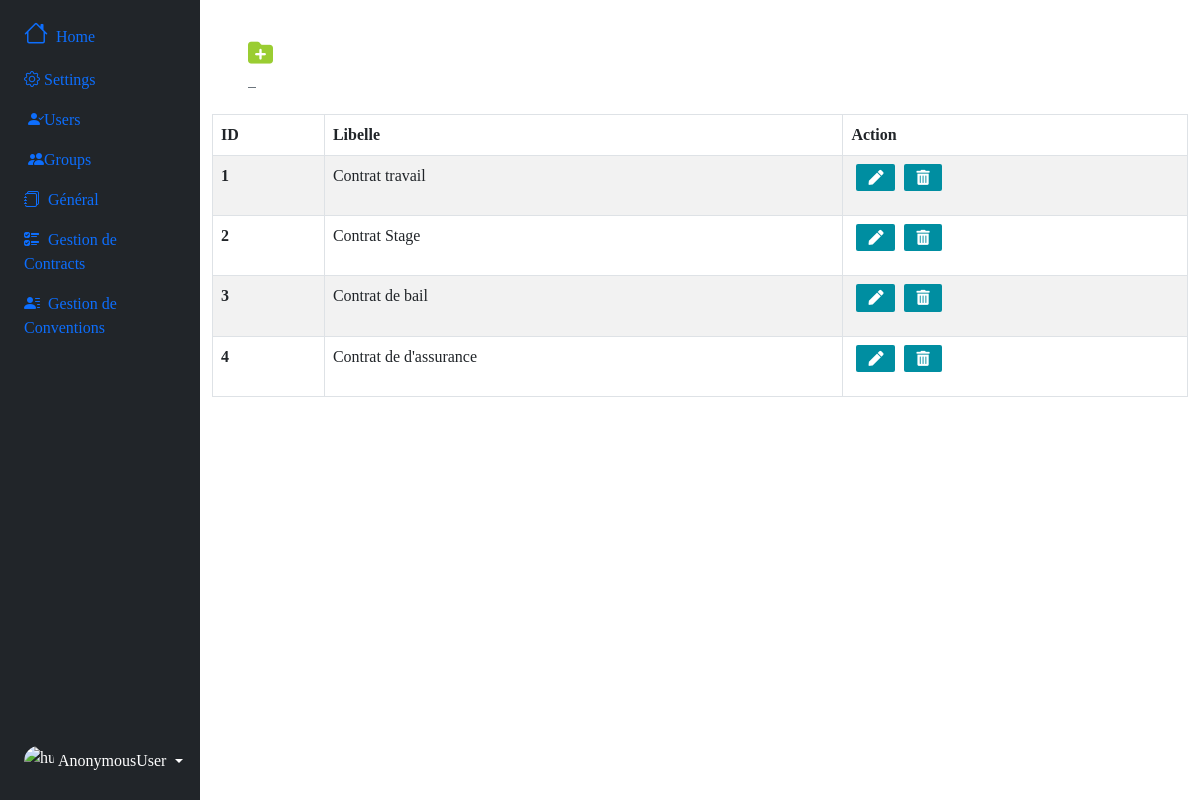
The page /gestioncontrat/type on the database its author committed.
### gestioncontrat/models.py (models this page shows, shortened)
class Type(models.Model):
    libelle = models.CharField(max_length=70, null=True, blank=True)

### gestioncontrat/views.py (the view)
# urls.py: path('gestioncontrat/type', views.type, name="type"),
def type(request):
    types = Type.objects.all()
    context={"types":types}
    return render(request, 'gestioncontrat/type.html', context)

### gestioncontrat/templates/gestioncontrat/type.html (shortened to what this page needs)
{% extends 'index.html' %}
{% load bootstrap_icons %}
{% block btn %}
					<a href="{% url 'add_type' %}" class="btn-outline-secondary"style="width: 50px; height: 50px; margin-right: 30px;" title="Add Type">
						<i style="color: yellowgreen; font-size: 25px; " class="fa-sharp fa-solid fa-folder-plus"></i> &nbsp;&nbsp;
					</a>
{% endblock btn %}
{% block main%}
<table table id="example" class="table table-striped table-bordered" style="width:100%">
  <thead>
    <tr>
      <th scope="col">ID</th>
      <th scope="col">Libelle</th>
      <th scope="col">Action</th>
    </tr>
  </thead>
  <tbody>
    {% for type in types %}
    <tr>
      <th scope="row">{{type.id}}</th>
      <td>{{type.libelle}}</td>
      <td>
        <a href="{% url 'edit_type' type.id %}" class="btn btn-success text-center" title="Edit Type">
            <i style="font-size: 15px;" class="fas fa-pen"></i>
        </a>
        <a class="btn btn-secondary text-center" title="Delete Type" data-bs-toggle="modal" data-bs-target="#deleteModal{{type.id}}">
            <i style="font-size: 15px;" class="fas fa-trash-alt"></i>
        </a>
    </td>
    </tr>
    {% endfor %}
  </tbody>
</table>
  {% endblock main%}

### contrat/static/css/index.css (style rules this page uses)
* { padding: 0; margin: 0; box-sizing: border-box; list-style-type: none; text-decoration: none; font-family: "verdana"; }
.btn { background-color: #008ea1; border-radius: 2px; color: #fff; font-size: .3rem; border: none; cursor: pointer; margin-bottom: 1rem; margin-left: 5px; }

### rows shown on the page
Type: id "1", libelle "Contrat travail"
Type: id "2", libelle "Contrat Stage"
Type: id "3", libelle "Contrat de bail"
Type: id "4", libelle "Contrat de d'assurance"

### other values the page prints
{{ request.user }} "AnonymousUser"
